Frame 1 (no input): blank canvas, image omitted
Frame 60 (no input): blank canvas, image omitted
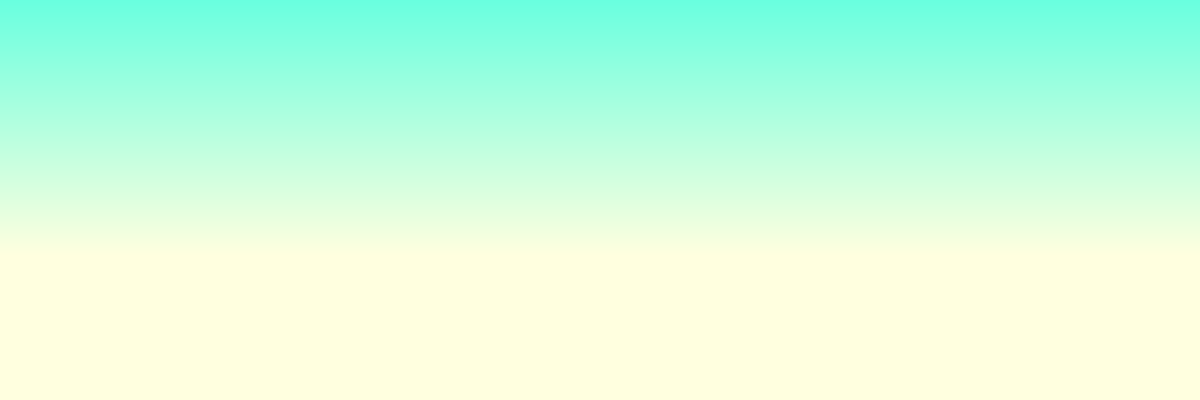
Frame 120 (the mouse pressed at the canvas centre since frame 60)

The p5.js sketch whose frames 1 and 60 were blank and that drew this single picture after the mouse press (run headless with seeded random() and noise() and a simulated clock; from frame 60 on, the mouse is pressed at the canvas centre):

// p5.js sketch
// ── sketch.js
function setup() {
    createCanvas(windowWidth, 400);
    background(0);
    pixelDensity(1);
    loadPixels();
}

function draw() {
    if(mouseIsPressed){

        for(var x = 0; x < width; x++) {

            for(var y = 0; y < height; y++) {

                var y1, mx, my;
                y1 = y;
                mx = mouseX/2;
                my = mouseY;

                y1 = constrain(y, 0, 255);
                mx = constrain(mx, 0, 255);
                my = constrain(my, 0, 255);

                var index = (x+y*width)*4;

                pixels[index + 0] = y1;
                pixels[index + 1] = mx;
                pixels[index + 2] = my;
                pixels[index + 3] = 150;

             }
        }
        updatePixels();
    }
}
